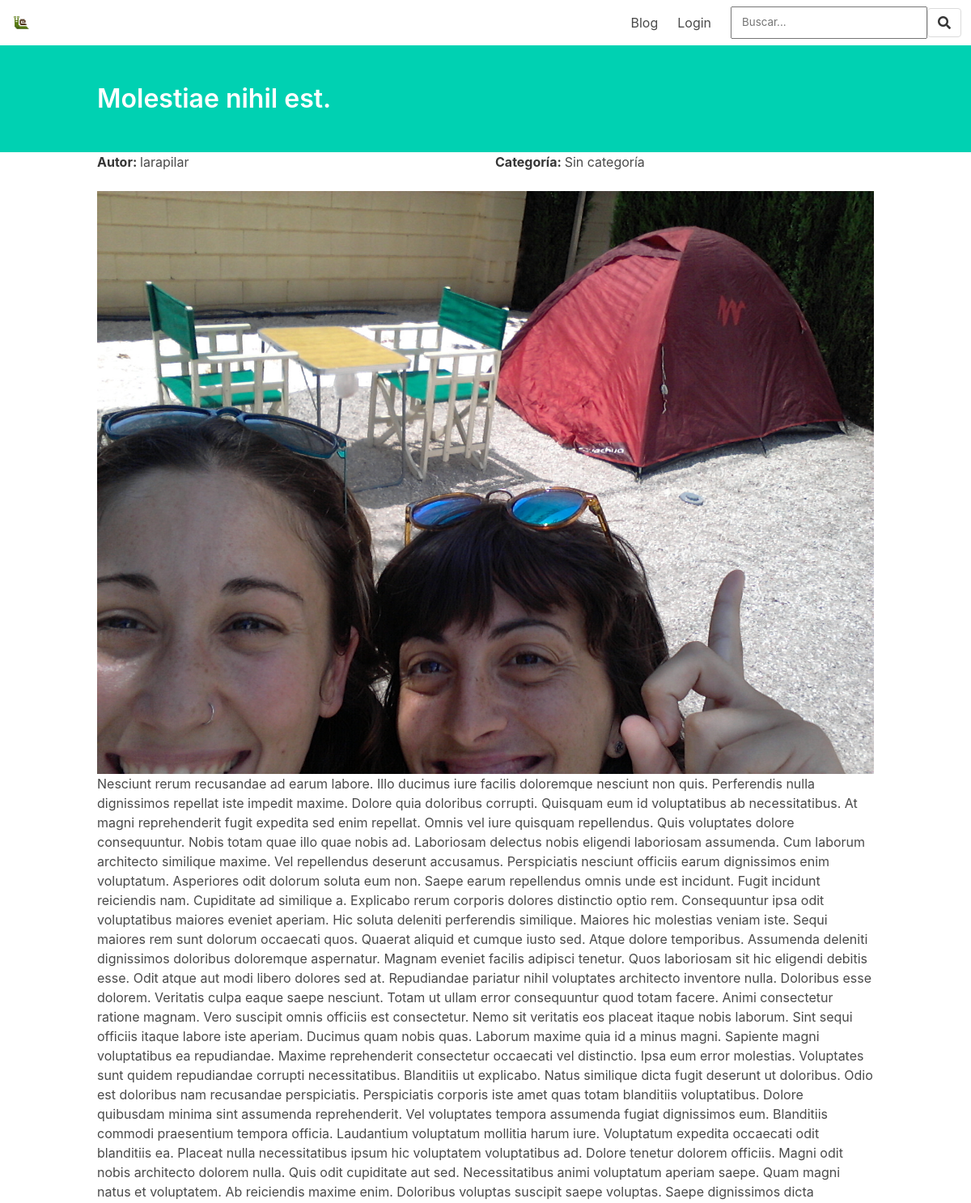
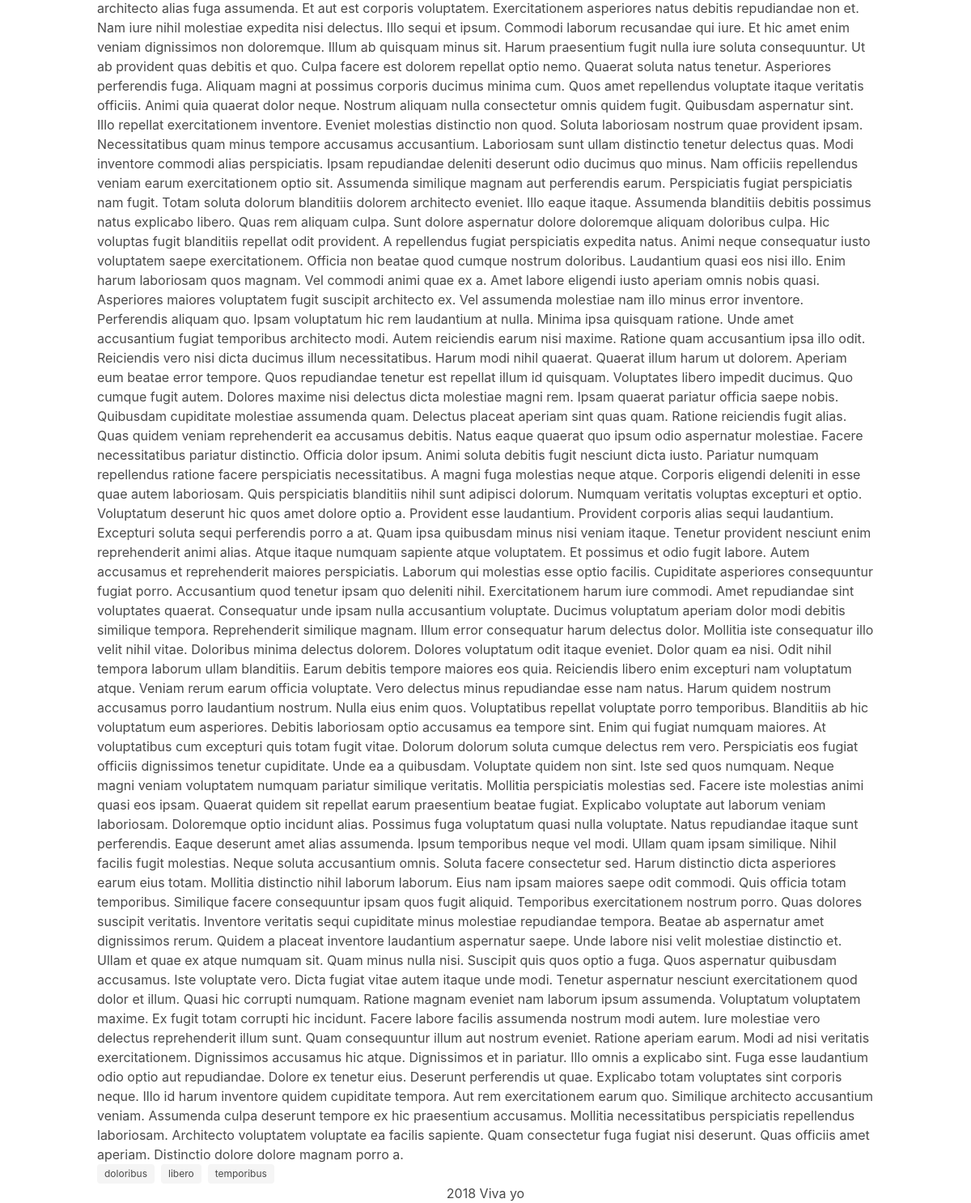
The page /articulo/1/ on the database its author committed (2 pictures, top to bottom).
### models.py (models this page shows, shortened)
class Articulos(db.Model):
    __tablename__ = 'articles'
    id = db.Column(db.Integer, primary_key=True)
    title = db.Column(db.String(100), nullable=False, unique=True)
    text = db.Column(db.Text, nullable=False)
    portada = db.Column(db.String(500), nullable=True)
    user_id = db.Column(db.Integer, db.ForeignKey('users.id'),
        nullable=False)
    user = db.relationship('User',
        backref=db.backref('articles', lazy=True))
    categoria_id = db.Column(db.Integer, db.ForeignKey('categorias.id'),
        nullable=False)
    categoria = db.relationship('Categorias',
        backref=db.backref('categorias', lazy=True))
    tags = db.relationship('Tag', secondary=tags, lazy='subquery',
        backref=db.backref('articles', lazy=True))

class User(db.Model):
    __tablename__ = 'users'
    id = db.Column(db.Integer, primary_key=True)
    username = db.Column(db.String(30), nullable=False)
    email = db.Column(db.String(254), nullable=False, unique=True)
    password = db.Column(db.String(106), nullable=False, unique=False)
    is_active = db.Column(db.Boolean)
    token = db.Column(db.String(32), nullable=False, unique=False)

class Categorias(db.Model):
    __tablename__ = 'categorias'
    id = db.Column(db.Integer, primary_key=True)
    name = db.Column(db.String(20), nullable=False)

class Tag(db.Model):
    __tablename__ = 'tag'
    id = db.Column(db.Integer, primary_key=True)
    name = db.Column(db.String(20), nullable=False)

### app.py (the view)
@app.route("/articulo/<int:id>/")
def blog_articulo(id):
    mi_articulo = Articulos.query.get(id)
    mi_autor = User.query.get(mi_articulo.user_id)
    mi_categoria = Categorias.query.get(mi_articulo.categoria_id)
    return render_template(
        'web/blog/articulo.html',
        articulo=mi_articulo,
        autor=mi_autor.username,
        categoria=mi_categoria.name
        )

### templates/web/blog/articulo.html (shortened to what this page needs)
{% extends 'layouts/master.html' %}
{% block page_title %}{{ articulo.title }}{% endblock %}
{% block body %}
<div class="columns">
    <div class="column">
        <strong>Autor: </strong>{{ autor }}
    </div>
    <div class="column">
        <strong>Categoría: </strong>{{ categoria }}
    </div>
</div>
<article>
        {% if articulo.portada %}
        <div class="card-image">
            <figure class="image is-4by3">
                <img src="{{ url_for('static', filename="uploads/" + articulo.portada) }}" alt="Placeholder image">
            </figure>
        </div>
        {% endif %}
        <div>
            {{ articulo.text|safe }}
        </div>
</article>
<div class="tags">
    {% for tag in articulo.tags %}
        <span class="tag">{{ tag.name }}</span>
    {% endfor %}
</div>
{% endblock %}

### templates/layouts/master.html (shortened to what this page needs)
<!DOCTYPE html>
<html lang="en">
<head>
    <link rel="stylesheet" href="https://use.fontawesome.com/releases/v5.0.13/css/all.css">
    <link rel="stylesheet" href="{{ url_for('static', filename='css/bulma.min.css') }}">
</head>
<body>
    <nav class="navbar is-transparent">
        <div class="navbar-brand">
            <a class="navbar-item" href="{{ url_for('blog_all') }}">
                <img src="{{ url_for('static', filename='img/logo.png') }}" alt="Logo" height="200">
            </a>
        </div>
        <div id="navbarExampleTransparentExample" class="navbar-menu">
            <div class="navbar-end">
                <a class="navbar-item" href="{{ url_for('blog_all') }}">
                    Blog
                </a>
                {% if 'id' in session %}
                    <a class="navbar-item" href="{{ url_for('admin_articulos') }}">
                        Admin
                    </a>
                    <a class="navbar-item" href="{{ url_for('logout') }}">
                        Salir
                    </a>
                {% else %}
                    <a class="navbar-item" href="{{ url_for('admin_login') }}">
                        Login
                    </a>
                {% endif %}
                <form action="{{ url_for('buscar')}}" method="get" class="navbar-item">
                    <input class="navbar-item" name="q" type="text" placeholder="Buscar...">
                    <button class="button" type="submit">
                        <i class="fas fa-search"></i>
                    </button>
                </form>
            </div>
        </div>
    </nav>
    <section class="hero is-primary">
        <div class="hero-body">
            <div class="container">
                <h1 class="title">
                    {% block page_title %}{% endblock %}
                </h1>
            </div>
        </div>
    </section>
    <div class="container">
        {% block body %}{% endblock %}
    </div>
    <footer class="has-text-centered">
        2018 Viva yo
    </footer>
</body>
</html>

### rows shown on the page
Articulos: title "Molestiae nihil est.", portada (picture), text "Nesciunt rerum recusandae ad earum labore. Illo ducimus iure facilis doloremque nesciunt non quis. Perferendis nulla dignissimos repellat iste impedit maxime. Dolore quia doloribus corrupti. Quisquam eum id voluptatibus ab necessitatibus. At magni reprehenderit fugit expedita sed enim repellat. Omnis vel iure quisquam repellendus. Quis voluptates dolore consequuntur. Nobis totam quae illo quae nobis ad. Laboriosam delectus nobis eligendi laboriosam assumenda. Cum laborum architecto similique maxime. Vel repellendus deserunt accusamus. Perspiciatis nesciunt officiis earum dignissimos enim voluptatum. Asperiores odit dolorum soluta eum non. Saepe earum repellendus omnis unde est incidunt.…"
User: username "larapilar"
Categorias: name "Sin categoría"
Tag: name "doloribus"
Tag: name "libero"
Tag: name "temporibus"
